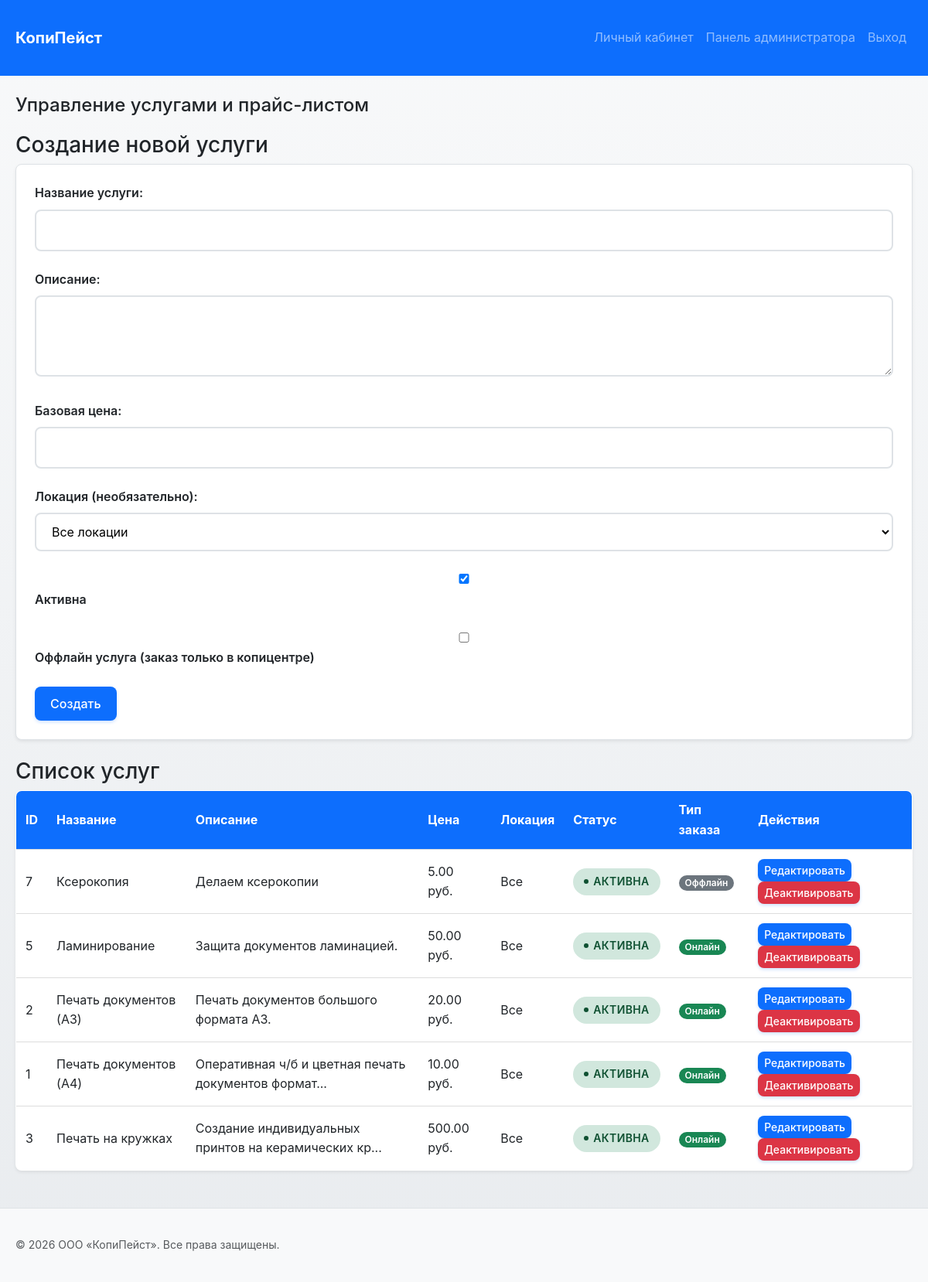
/admin/services.php (signed in), run on the app's committed database.
### tables this page shows
CREATE TABLE `services` (
  `service_id` int NOT NULL,
  `service_name` varchar(255) NOT NULL,
  `description` text,
  `base_price` decimal(10,2) NOT NULL,
  `location_id` int DEFAULT NULL,
  `is_active` tinyint(1) DEFAULT '1',
  `created_at` timestamp NULL DEFAULT CURRENT_TIMESTAMP,
  `is_offline` tinyint(1) NOT NULL DEFAULT '0' COMMENT '1 - услуга только оффлайн, 0 - можно заказать онлайн'
);

### function/helpers.php (called while the page is built, shortened)
<?php
function formatPrice(float|int $price): string
{
    return number_format($price, 2, '.', ' ') . ' руб.';
}

### admin/services.php (the view, shortened to what this page needs)
<?php
require_once __DIR__ . '/../function/connect.php';
require_once __DIR__ . '/../function/helpers.php';
$tableExists = false;
try {
    $pdo->query("SELECT 1 FROM services LIMIT 1");
    $tableExists = true;
} catch (PDOException $e) {
    $tableExists = false;
    $error = 'Таблица услуг (services) не найдена в базе данных. Создайте таблицу или импортируйте схему БД.';
}
$services = [];
if ($tableExists) {
    try {
        $services = $pdo->query("SELECT s.*, l.location_name FROM services s
                                 LEFT JOIN locations l ON s.location_id = l.location_id
                                 ORDER BY s.service_name")->fetchAll();
    } catch (PDOException $e) {
        $error = 'Ошибка загрузки списка услуг: ' . $e->getMessage();
        $services = [];
    }
}
$editService = null;
require_once __DIR__ . '/../function/layout_start.php';
?>
        <h2>Управление услугами и прайс-листом</h2>
        <?php if ($tableExists): ?>
        <section class="service-form-section">
            <h3><?= $editService ? 'Редактирование услуги' : 'Создание новой услуги' ?></h3>
            <form method="POST" class="service-form">
                <div class="form-group">
                    <label for="service_name">Название услуги:</label>
                    <input type="text" name="service_name" id="service_name" value="<?= htmlspecialchars($editService['service_name'] ?? '') ?>" required>
                </div>
                <div class="form-group">
                    <label for="description">Описание:</label>
                    <textarea name="description" id="description" rows="3"><?= htmlspecialchars($editService['description'] ?? '') ?></textarea>
                </div>
                <div class="form-group">
                    <label for="base_price">Базовая цена:</label>
                    <input type="number" name="base_price" id="base_price" step="0.01" value="<?= $editService['base_price'] ?? '' ?>" required>
                </div>
                <div class="form-group">
                    <label for="location_id">Локация (необязательно):</label>
                    <select name="location_id" id="location_id">
                        <option value="">Все локации</option>
                    </select>
                </div>
                <div class="form-group">
                    <label>
                        <input type="checkbox" name="is_active" <?= ($editService['is_active'] ?? true) ? 'checked' : '' ?>>
                        Активна
                    </label>
                </div>
                <div class="form-group">
                    <label>
                        <input type="checkbox" name="is_offline" <?= ($editService['is_offline'] ?? false) ? 'checked' : '' ?>>
                        Оффлайн услуга (заказ только в копицентре)
                    </label>
                </div>
                <div class="form-actions">
                    <button type="submit" class="btn btn-primary"><?= $editService ? 'Сохранить' : 'Создать' ?></button>
                </div>
            </form>
        </section>
        <?php endif; ?>
        <section class="services-list">
            <h3>Список услуг</h3>
            <?php if (empty($services)): ?>
                <p class="empty-state"><?= $tableExists ? 'Услуги не найдены. Создайте первую услугу.' : 'Таблица услуг не найдена в базе данных.' ?></p>
            <?php else: ?>
                <table class="data-table">
                    <thead>
                        <tr>
                            <th>ID</th>
                            <th>Название</th>
                            <th>Описание</th>
                            <th>Цена</th>
                            <th>Локация</th>
                            <th>Статус</th>
                            <th>Тип заказа</th>
                            <th>Действия</th>
                        </tr>
                    </thead>
                    <tbody>
                        <?php foreach($services as $service): ?>
                            <tr>
                                <td><?= $service['service_id'] ?></td>
                                <td><?= htmlspecialchars($service['service_name']) ?></td>
                                <td><?= htmlspecialchars(mb_substr($service['description'] ?? '', 0, 50)) ?><?= mb_strlen($service['description'] ?? '') > 50 ? '...' : '' ?></td>
                                <td><?= formatPrice($service['base_price']) ?></td>
                                <td><?= htmlspecialchars($service['location_name'] ?? 'Все') ?></td>
                                <td>
                                    <span class="status-badge <?= $service['is_active'] ? 'status-active' : 'status-inactive' ?>"><?= $service['is_active'] ? 'Активна' : 'Неактивна' ?></span>
                                </td>
                                <td>
                                    <?= $service['is_offline'] ? '<span class="badge bg-secondary">Оффлайн</span>' : '<span class="badge bg-success">Онлайн</span>' ?>
                                </td>
                                <td>
                                    <a href="services.php?edit=<?= $service['service_id'] ?>" class="btn btn-sm btn-primary">Редактировать</a>
                                    <?php if ($service['is_active']): ?>
                                        <a href="services.php?delete=<?= $service['service_id'] ?>" class="btn btn-sm btn-danger" onclick="return confirm('Деактивировать услугу?')">Деактивировать</a>
                                    <?php endif; ?>
                                </td>
                            </tr>
                        <?php endforeach; ?>
                    </tbody>
                </table>
            <?php endif; ?>
        </section>
<?php require_once __DIR__ . '/../function/layout_end.php'; ?>

### css/style.css (style rules this page uses)
:root { --cp-primary: #0d6efd; --cp-primary-hover: #0b5ed7; --cp-primary-light: #cfe2ff; --cp-secondary: #6c757d; --cp-success: #198754; --cp-danger: #dc3545; --cp-warning: #ffc107; --cp-info: #0dcaf0; --cp-light: #f8f9fa; --cp-dark: #212529; --cp-gradient-primary: linear-gradient(135deg, #667eea 0%, #764ba2 100%); --cp-gradient-success: linear-gradient(135deg, #81FBB8 0%, #28C76F 100%); --cp-border: #dee2e6; --cp-border-light: #e9ecef; --cp-radius: 0.5rem; --cp-radius-sm: 0.25rem; --cp-radius-lg: 0.75rem; --cp-shadow: 0 0.125rem 0.25rem rgba(0, 0, 0, 0.075); --cp-shadow-md: 0 0.25rem 0.5rem rgba(0, 0, 0, 0.1); --cp-shadow-lg: 0 0.5rem 1rem rgba(0, 0, 0, 0.15); --cp-shadow-hover: 0 0.75rem 1.5rem rgba(0, 0, 0, 0.2); --cp-transition: all 0.3s cubic-bezier(0.4, 0, 0.2, 1); --cp-transition-fast: all 0.15s ease-in-out; --cp-font-sans: -apple-system, BlinkMacSystemFont, 'Segoe UI', Roboto, 'Helvetica Neue', Arial, sans-serif; --cp-font-mono: 'Monaco', 'Courier New', monospace; }
* { margin: 0; padding: 0; box-sizing: border-box; }
body, .site-body { font-family: var(--cp-font-sans); line-height: 1.6; color: var(--cp-dark); background: linear-gradient(to bottom, #f8f9fa 0%, #e9ecef 100%); min-height: 100vh; }
.site-main h2 { margin-bottom: 1.25rem; font-size: 1.5rem; color: var(--cp-dark); }
.btn { display: inline-flex; align-items: center; justify-content: center; gap: 0.5rem; padding: 0.625rem 1.25rem; background-color: var(--cp-primary); color: #fff; text-decoration: none; border: none; border-radius: var(--cp-radius); cursor: pointer; font-size: 1rem; font-weight: 500; transition: var(--cp-transition-fast); box-shadow: 0 2px 4px rgba(13, 110, 253, 0.2); position: relative; overflow: hidden; }
.btn::before { content: ''; position: absolute; top: 50%; left: 50%; width: 0; height: 0; border-radius: 50%; background: rgba(255, 255, 255, 0.3); transform: translate(-50%, -50%); transition: width 0.6s, height 0.6s; }
.btn-primary { background-color: var(--cp-primary); }
.btn-danger { background-color: var(--cp-danger); }
.btn-sm { padding: 0.25rem 0.5rem; font-size: 0.875rem; }
form { background: #fff; padding: 1.5rem; border-radius: var(--cp-radius); box-shadow: var(--cp-shadow); margin-bottom: 1.5rem; border: 1px solid var(--cp-border); }
.form-group { margin-bottom: 1.5rem; }
.form-group label { display: block; margin-bottom: 0.5rem; font-weight: 600; }
.form-group input, .form-group select, .form-group textarea { width: 100%; padding: 0.75rem 1rem; border: 2px solid var(--cp-border); border-radius: var(--cp-radius); font-size: 1rem; transition: var(--cp-transition-fast); background-color: #fff; }
.form-group textarea { resize: vertical; }
.form-actions { display: flex; gap: 1rem; margin-top: 1.5rem; }
.data-table { width: 100%; border-collapse: collapse; background: #fff; border-radius: var(--cp-radius); overflow: hidden; box-shadow: var(--cp-shadow); border: 1px solid var(--cp-border); margin-bottom: 1.5rem; }
.data-table thead { background-color: var(--cp-primary); color: #fff; }
.data-table th, .data-table td { padding: 0.75rem; text-align: left; border-bottom: 1px solid #ddd; }
.status-badge { display: inline-flex; align-items: center; gap: 0.375rem; padding: 0.375rem 0.875rem; border-radius: 50rem; font-size: 0.875rem; font-weight: 600; text-transform: uppercase; letter-spacing: 0.025em; animation: fadeIn 0.3s ease-in; }
.status-badge::before { content: ''; width: 6px; height: 6px; border-radius: 50%; background: currentColor; animation: pulse 2s infinite; }
.status-active { background-color: #d1e7dd; color: #0f5132; }
.badge { display: inline-block; padding: 0.25rem 0.5rem; background-color: var(--cp-danger); color: #fff; border-radius: 50rem; font-size: 0.75rem; font-weight: 600; }

### data on the page
services: service_id "7", service_name "Ксерокопия", description "Делаем ксерокопии", base_price "5.00 руб.", location_name "Все", is_active "АКТИВНА", is_offline "Оффлайн"
services: service_id "5", service_name "Ламинирование", description "Защита документов ламинацией.", base_price "50.00 руб.", location_name "Все", is_active "АКТИВНА", is_offline "Онлайн"
services: service_id "2", service_name "Печать документов (A3)", description "Печать документов большого формата A3.", base_price "20.00 руб.", location_name "Все", is_active "АКТИВНА", is_offline "Онлайн"
services: service_id "1", service_name "Печать документов (A4)", description "Оперативная ч/б и цветная печать документов формат", base_price "10.00 руб.", location_name "Все", is_active "АКТИВНА", is_offline "Онлайн"
services: service_id "3", service_name "Печать на кружках", description "Создание индивидуальных принтов на керамических кр", base_price "500.00 руб.", location_name "Все", is_active "АКТИВНА", is_offline "Онлайн"
